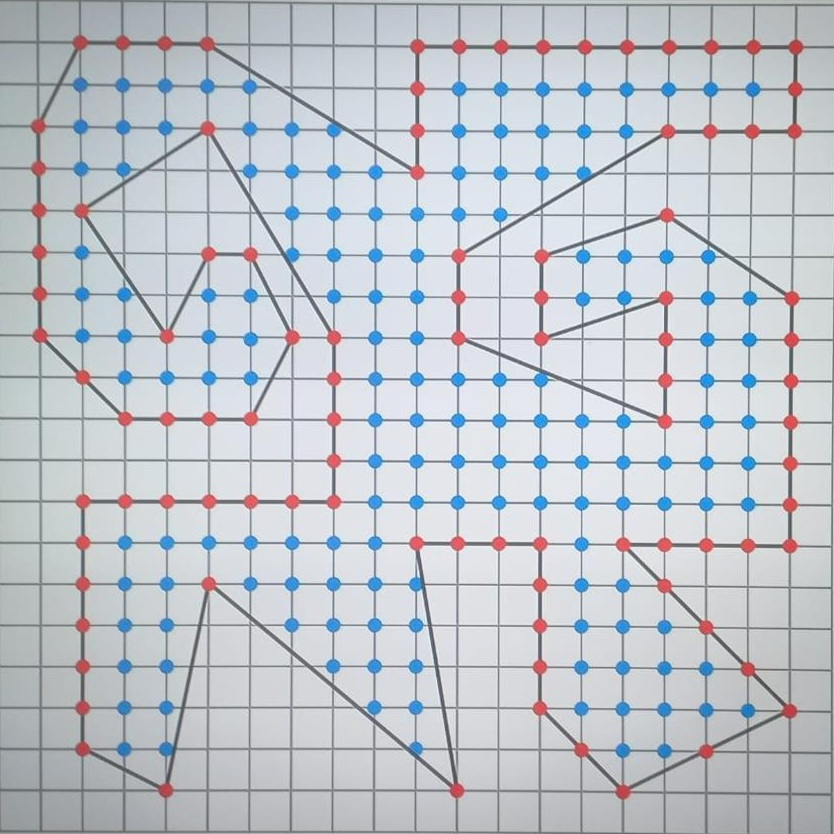
//> input picture img.jpg, 834 x 834 px
$ ./theorem   (built with g++ and OpenCV 4)
//> lines starting //> are read from the running program, lines starting //| are printed output that depends on the picture; after the words box and inside, x2 and y2 are one past the last pixel; in counts of white or black regions, pixels touching at a corner belong together
#include <iostream>
#include <opencv2/opencv.hpp>
#include <vector>

using namespace cv;
using namespace std;

int main() {
    int internalPoints = 0, borderPoints = 0;
    double polygonArea;

    Mat hsv, redMask1, redMask2, redMask, blueMask;
    Mat image = imread("img.jpg");
//> image is the input picture: 834 rows x 834 cols, CV_8UC3; mean B, G, R 204.1, 196.8, 191.8

    vector<vector<Point>> blueContours;
    vector<vector<Point>> redContours;

    if (image.empty()) {
        cout << "error loading image" << endl;
        return -1;
    }

    cvtColor(image, hsv, COLOR_BGR2HSV);
//> hsv: 834 rows x 834 cols, CV_8UC3; mean H, S, V 106.5, 22.2, 206.7

    inRange(
        hsv,
        Scalar(0, 100, 100),
        Scalar(10, 255, 255),
        redMask1
    );
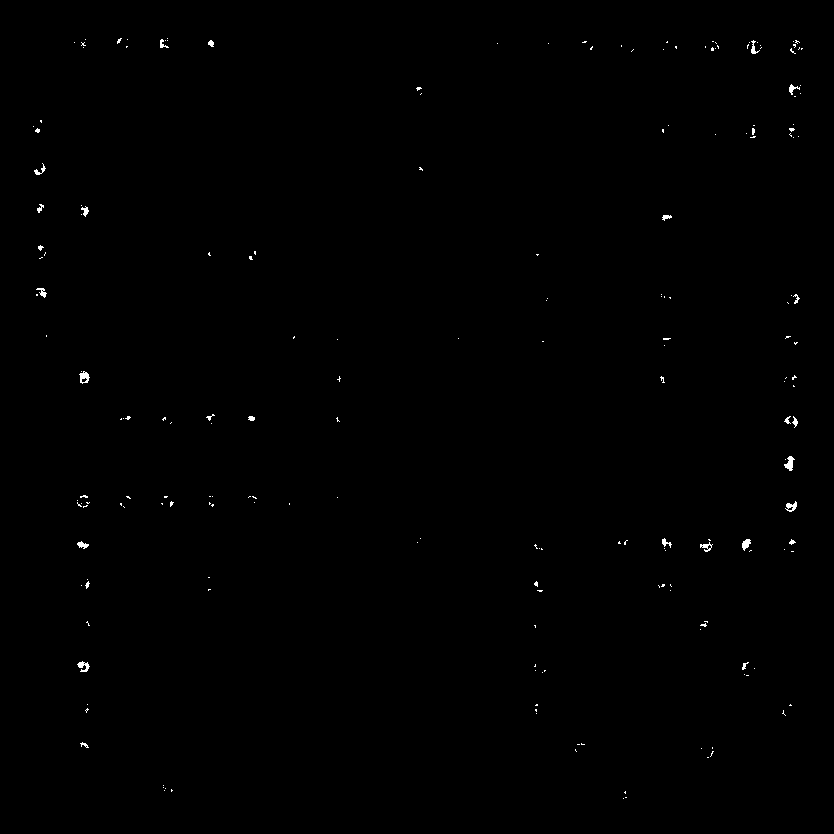
//> redMask1: 834 rows x 834 cols, CV_8UC1; 0.27% white in thin lines or dots, all inside (x1, y1, x2, y2) = (33, 38, 803, 799)

    inRange(
        hsv,
        Scalar(170, 100, 100),
        Scalar(180, 255, 255),
        redMask2
    );
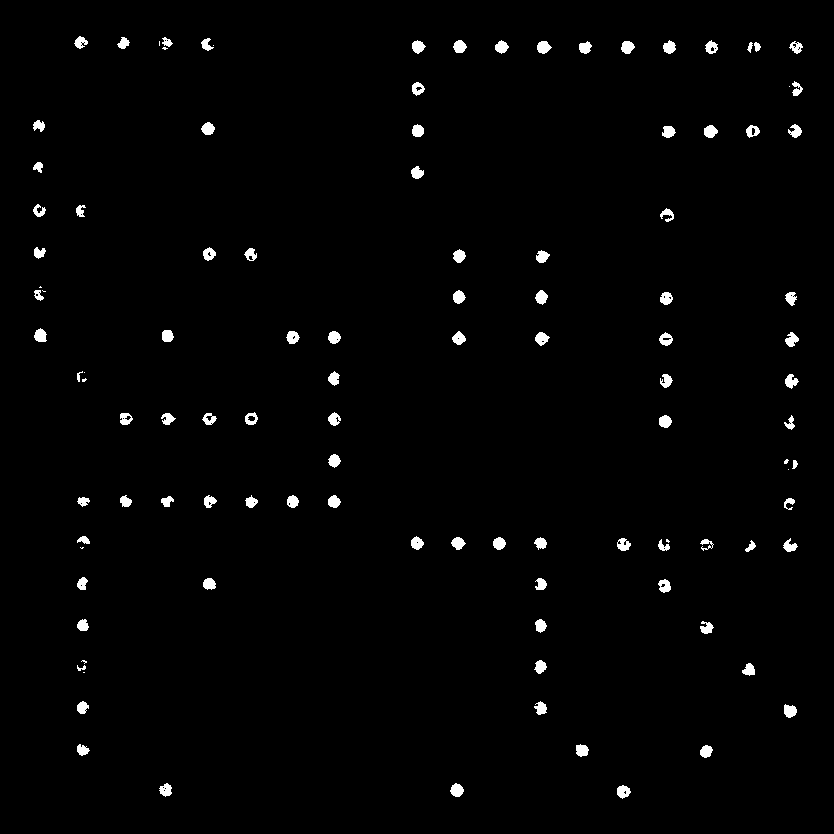
//> redMask2: 834 rows x 834 cols, CV_8UC1; 1.5% white; 111 white regions (14 under 20 px), largest, box (x1, y1, x2, y2) and area: (450, 783, 464, 797) 139, (537, 41, 552, 54) 137, (784, 704, 797, 718) 136

    bitwise_or(redMask1, redMask2, redMask);
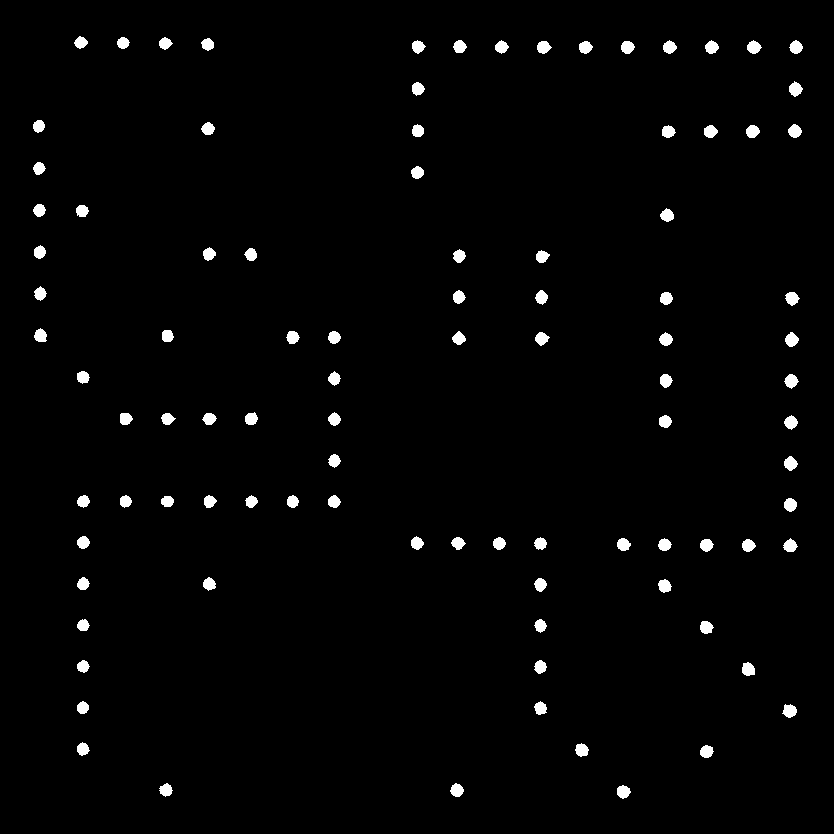
//> redMask: 834 rows x 834 cols, CV_8UC1; 1.8% white; 96 white regions, largest, box (x1, y1, x2, y2) and area: (782, 704, 797, 718) 147, (789, 81, 803, 97) 146, (785, 332, 799, 347) 144

    inRange(
        hsv,
        Scalar(100, 100, 100),
        Scalar(140, 255, 255),
        blueMask
    );
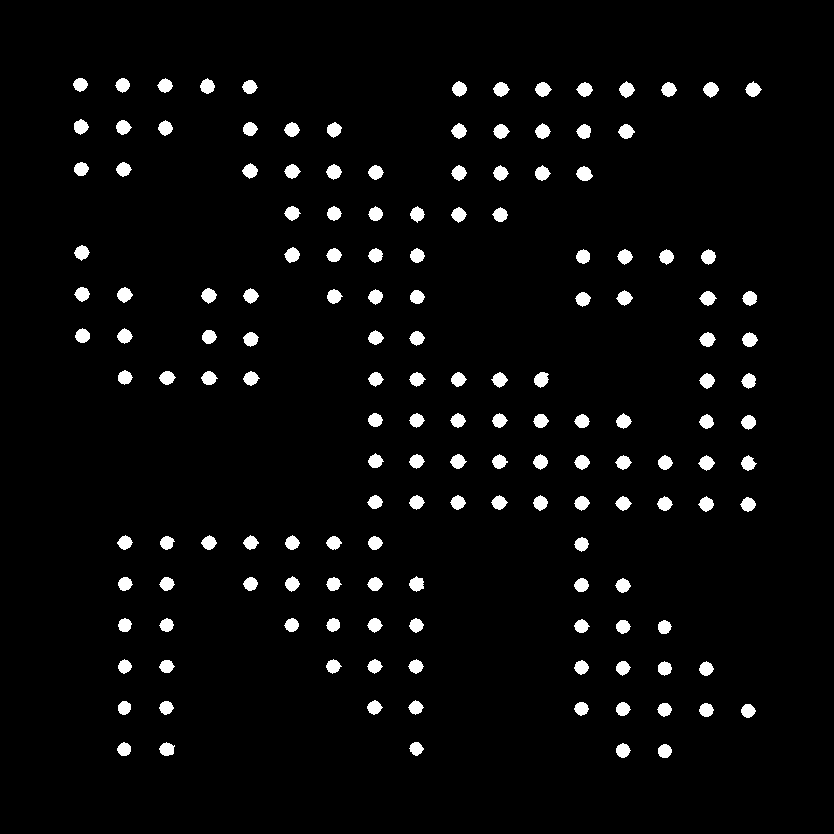
//> blueMask: 834 rows x 834 cols, CV_8UC1; 3.6% white; 157 white regions

    findContours(
        redMask,
        redContours,
        RETR_EXTERNAL,
        CHAIN_APPROX_SIMPLE
    );
//> redContours = 96 contours; largest, box (x1, y1, x2, y2) and area: (782, 704, 797, 718) 126, (789, 81, 803, 97) 126, (785, 332, 799, 347) 126, (784, 374, 799, 389) 124, (742, 662, 755, 676) 124

    findContours(
        blueMask,
        blueContours,
        RETR_EXTERNAL,
        CHAIN_APPROX_SIMPLE
    );
//> blueContours = 157 contours; largest, box (x1, y1, x2, y2) and area: (576, 166, 593, 181) 158, (619, 81, 635, 98) 154, (703, 82, 719, 98) 152, (535, 82, 552, 97) 152, (618, 124, 635, 139) 151

    for (int i = 0; i < redContours.size(); i++) {
        vector<Point>& contour = redContours[i];
        double area = contourArea(contour);

        if (area > 20) {
            borderPoints++;
        }
    }
//> this loop made 96 passes
//> area on passes 1 to 12: 122, 120.5, 111, 117, 120.5, 107, 126.5, 109.5, 102, 123.5, 110, 100.5
//> after the loop, borderPoints = 96

    for (int i = 0; i < blueContours.size(); i++) {
        vector<Point>& contour = blueContours[i];
        double area = contourArea(contour);

        if (area > 20) {
            internalPoints++;
        }
    }
//> this loop made 157 passes
//> area on passes 1 to 12: 134.5, 140, 123, 139.5, 129, 135, 137, 130.5, 133.5, 130.5, 129.5, 125
//> after the loop, internalPoints = 157

    polygonArea = (internalPoints + borderPoints / 2.0) - 1;
//> polygonArea = 204

    cout << "internal points: " << internalPoints << endl;
//| internal points: 157
    cout << "border points: " << borderPoints << endl;
//| border points: 96
    cout << "polygon area: " << polygonArea << endl;
//| polygon area: 204

    return 0;
}
